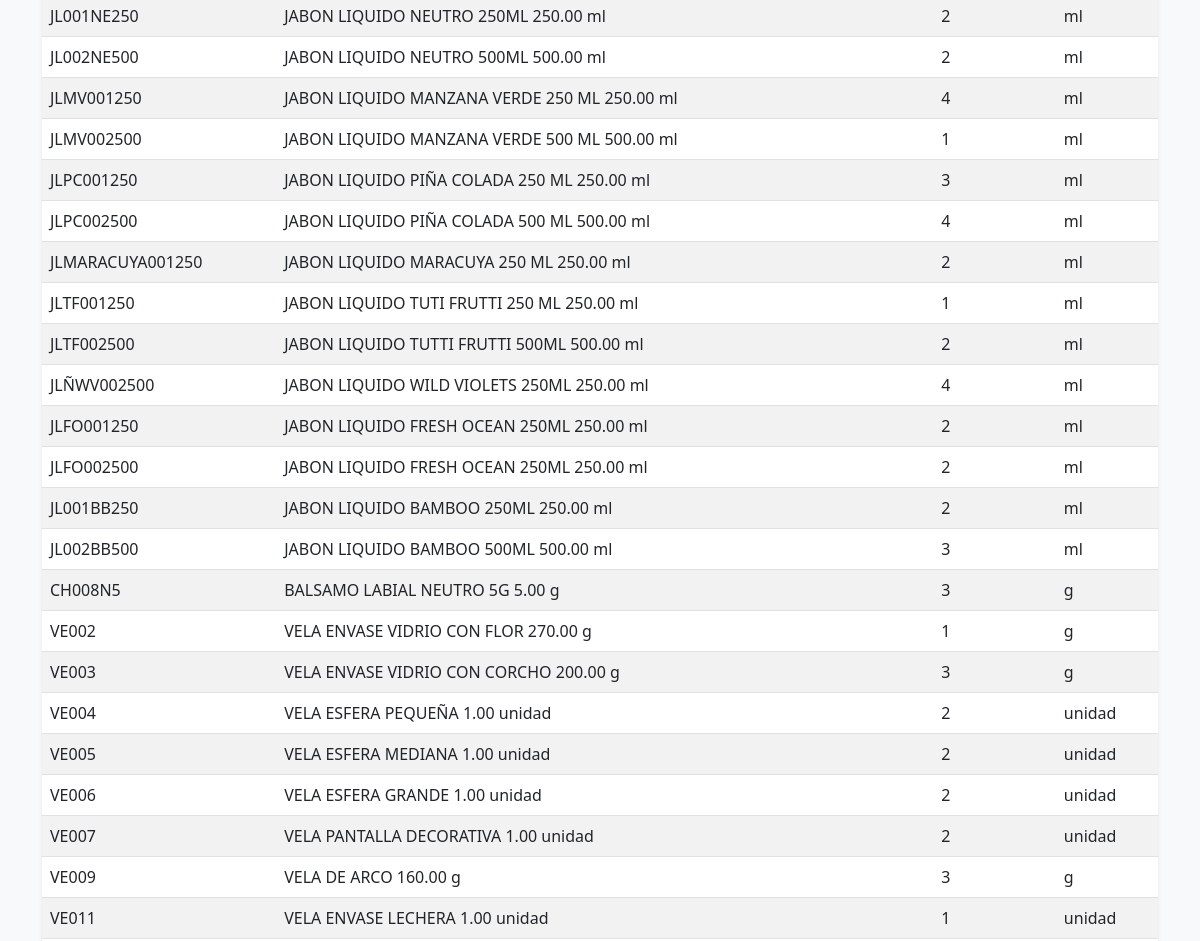
/inventario/reporte/bajo_inventario/ (middle part), run on an earlier commit of the app's database.
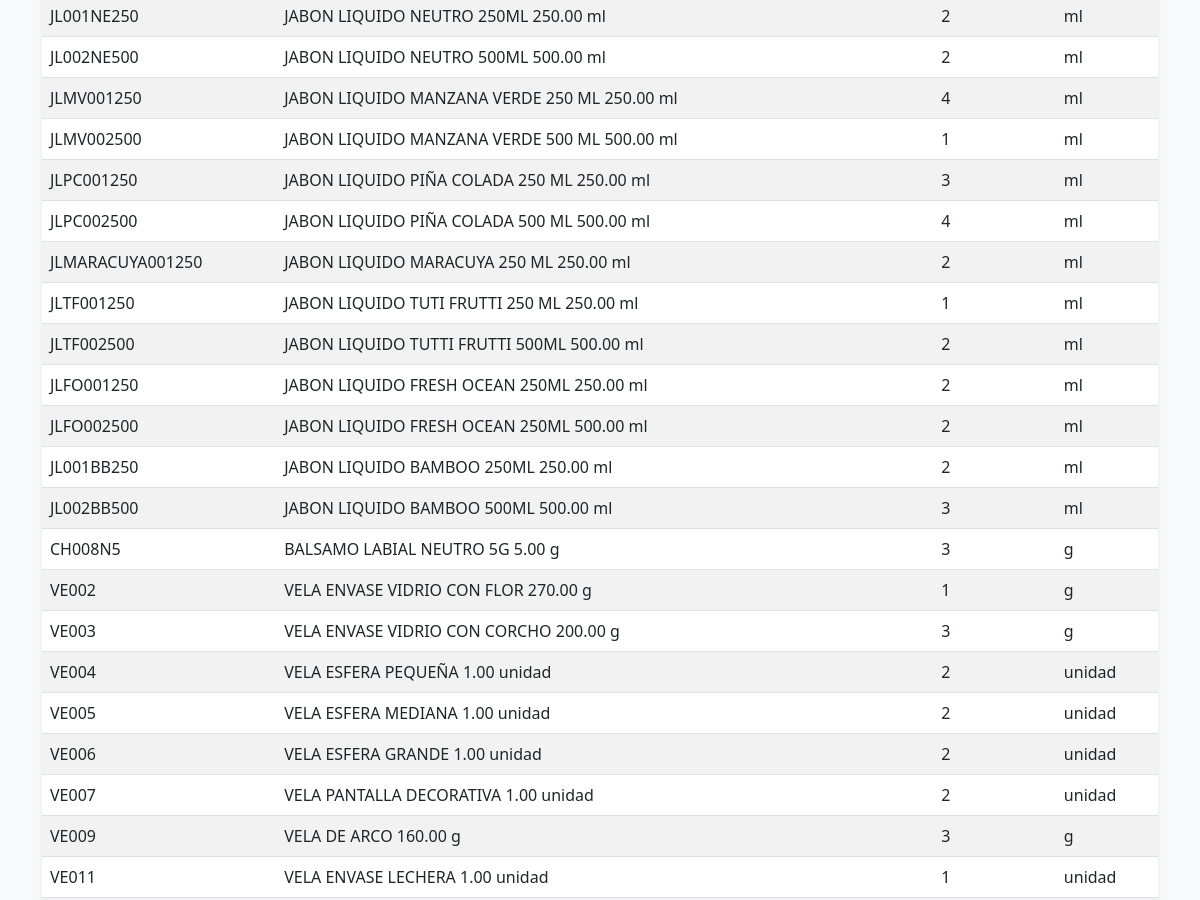
And on a later commit of the database.
### inventory/models.py (models this page shows, shortened)
class Producto(models.Model):
    UNIDADES = [
        ('g', 'Gramos'),
        ('ml', 'Mililitros'),
        ('unidad', 'Unidades'),
    ]
    CATEGORIAS = [
        ('Jabón Líquido', 'Jabón Líquido'),
        ('Jabón Sólido', 'Jabón Sólido'),
        ('Exfoliante', 'Exfoliante'),
        ('Body Lotion', 'Body Lotion'),
        ('Chapstick', 'Chapstick'),
        ('Crema Facial', 'Crema Facial'),
        ('Manteca Corporal', 'Manteca Corporal'),
        ('Toallas', 'Toallas'),
        ('Especiarías', 'Especiarías'),
        ('Suculentas', 'Suculentas'),
        ('Velas', 'Velas'),
        ('Hinode-Otros', 'Hinode-Otros'),
    ]
    codigo = models.CharField(max_length=20, unique=True)
    categoria = models.CharField(max_length=50, choices=CATEGORIAS)
    nombre = models.CharField(max_length=100)
    presentacion = models.DecimalField(max_digits=10, decimal_places=2)
    unidad = models.CharField(max_length=10, choices=UNIDADES)
    cantidad = models.PositiveIntegerField()
    costo_unitario = models.DecimalField(max_digits=10, decimal_places=2)
    total_costo = models.DecimalField(max_digits=10, decimal_places=2, editable=False)
    precio_unitario = models.DecimalField(max_digits=10, decimal_places=2)
    total_precio = models.DecimalField(max_digits=10, decimal_places=2, editable=False)
    utilidad_operativa = models.DecimalField(max_digits=10, decimal_places=2, editable=False)
    utilidad_unitaria = models.DecimalField(max_digits=10, decimal_places=2, editable=False)
    rentabilidad = models.DecimalField(max_digits=5, decimal_places=2, editable=False)

### inventory/views.py (the view)
# urls.py: path('reporte/bajo_inventario/', views.reporte_bajo_inventario, name='reporte_bajo_inventario'),
def reporte_bajo_inventario(request):
    umbral = request.GET.get('umbral', 5)  # Umbral por defecto de 5 unidades
    productos = Producto.objects.filter(cantidad__lt=umbral)
    return render(request, 'inventory/reporte_bajo_inventario.html', {'productos': productos, 'umbral': umbral})

### inventory/templates/inventory/reporte_bajo_inventario.html (shortened to what this page needs)
{% extends 'inventory/base.html' %}
{% block content %}
<table class="table table-striped shadow-sm rounded-border">
    <tbody>
        {% for producto in productos %}
        <tr>
            <td>{{ producto.codigo }}</td>
            <td>{{ producto.nombre }} {{ producto.presentacion }} {{ producto.unidad }}</td>
            <td>{{ producto.cantidad }}</td>
            <td>{{ producto.unidad }}</td>
        </tr>
        {% empty %}
        <tr>
            <td colspan="4" class="text-center">No hay productos con bajo inventario.</td>
        </tr>
        {% endfor %}
    </tbody>
</table>
{% endblock %}

What changed in the data, as far as the page shows it:
removed Producto: codigo "JLÑWV002500", nombre "JABON LIQUIDO WILD VIOLETS 250ML", presentacion "250.00", unidad "ml", cantidad "4"
changed Producto "JLFO002500": presentacion "250.00" → "500.00"
